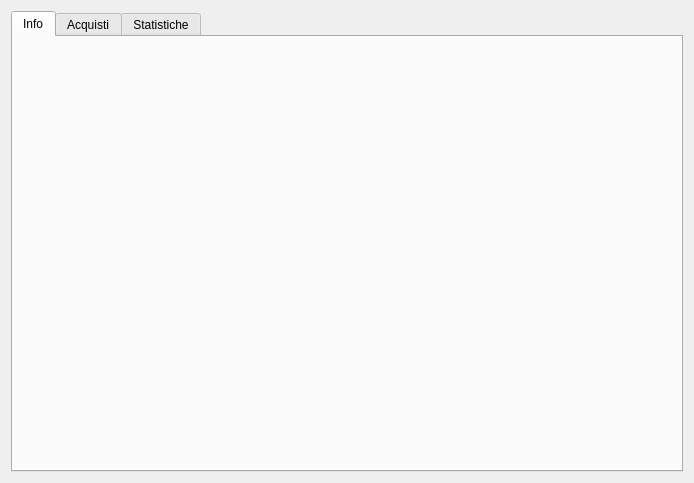
<?xml version="1.0" encoding="UTF-8"?>
<ui version="4.0">
 <class>productInfo</class>
 <widget class="QWidget" name="productInfo">
  <property name="geometry">
   <rect>
    <x>0</x>
    <y>0</y>
    <width>694</width>
    <height>483</height>
   </rect>
  </property>
  <property name="windowTitle">
   <string>Form</string>
  </property>
  <layout class="QGridLayout" name="gridLayout">
   <item row="0" column="0">
    <widget class="QTabWidget" name="tabview">
     <property name="currentIndex">
      <number>0</number>
     </property>
     <widget class="QWidget" name="tab_1">
      <attribute name="title">
       <string>Info</string>
      </attribute>
      <layout class="QGridLayout" name="gridLayout_2">
       <item row="0" column="0">
        <widget class="ProductEditor" name="editor" native="true"/>
       </item>
      </layout>
     </widget>
     <widget class="QWidget" name="tab_3">
      <attribute name="title">
       <string>Acquisti</string>
      </attribute>
      <layout class="QGridLayout" name="gridLayout_3">
       <item row="0" column="0">
        <widget class="transactions" name="trans" native="true"/>
       </item>
      </layout>
     </widget>
     <widget class="QWidget" name="tab_2">
      <attribute name="title">
       <string>Statistiche</string>
      </attribute>
      <layout class="QGridLayout" name="gridLayout_4">
       <item row="0" column="0">
        <widget class="statistics" name="stats" native="true"/>
       </item>
      </layout>
     </widget>
    </widget>
   </item>
  </layout>
 </widget>
 <customwidgets>
  <customwidget>
   <class>ProductEditor</class>
   <extends>QWidget</extends>
   <header>producteditor.h</header>
   <container>1</container>
  </customwidget>
  <customwidget>
   <class>transactions</class>
   <extends>QWidget</extends>
   <header>transactions.h</header>
   <container>1</container>
  </customwidget>
  <customwidget>
   <class>statistics</class>
   <extends>QWidget</extends>
   <header>statistics.h</header>
   <container>1</container>
  </customwidget>
 </customwidgets>
 <resources/>
 <connections/>
</ui>
